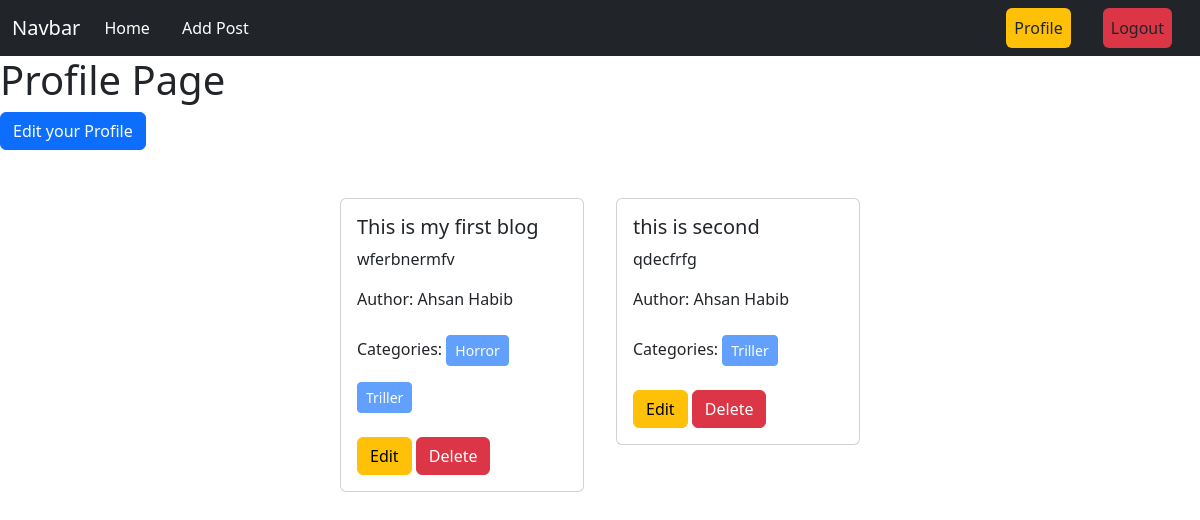
The app's page /author/profile/ (signed in) with its own data.
### post/models.py (models this page shows, shortened)
class Post(models.Model):
    title=models.CharField(max_length=50)
    content=models.TextField()
    category=models.ManyToManyField(Category) # ekta post mutiple categorie te thakte pare abr ekta category te onk gula post thakte pare.
    author=models.ForeignKey(User,on_delete=models.CASCADE)

### categories/models.py (models this page shows, shortened)
class Category(models.Model):
    name=models.CharField(max_length=100)
    slug=models.SlugField(max_length=100,unique=True,null=True, blank=True)

### author/views.py (the view)
# urls.py: path('profile/', views.profile, name='profile'),
@login_required
def profile(request):
    data=Post.objects.filter(author=request.user)
    return render(request, 'profile.html',{'data':data})

### author/templates/profile.html
{% extends 'base.html' %}
{% load crispy_forms_tags %}
{% block content %}
<div>
  <h1>Profile Page</h1>
  <a href="{% url 'edit_profile' %}" class="btn btn-primary">Edit your Profile</a>
</div>
<div class="d-flex flex-wrap justify-content-center px-5 my-5">
  {% for i in data %}
    <div class="col-sm-3 mb-3 mb-sm-0">
    <div class="card mx-3">
      <div class="card-body">
        <h5 class="card-title">{{i.title}}</h5>
        <p class="card-text">{{i.content}}</p>
        <p>Author: {{i.author.first_name}} {{i.author.last_name}}</p>
        <p>Categories:
            {% for j in i.category.all %}
              <button class="btn btn-primary btn-sm disabled my-2">{{j.name}}</button>
            {% endfor %}
        </p>
        <a href="{% url 'edit_post' i.id %}" class="btn btn-warning">Edit</a>
        <a href="{% url 'delete_post' i.id %}" class="btn btn-danger">Delete</a>
      </div>
    </div>
  </div>
  {% endfor %}
</div>
{% endblock content %}

### records on screen
Post: title "This is my first blog", content "wferbnermfv", author.first_name "Ahsan", author.last_name "Habib"
Category: name "Horror"
Category: name "Triller"
Post: title "this is second", content "qdecfrfg", author.first_name "Ahsan", author.last_name "Habib"
